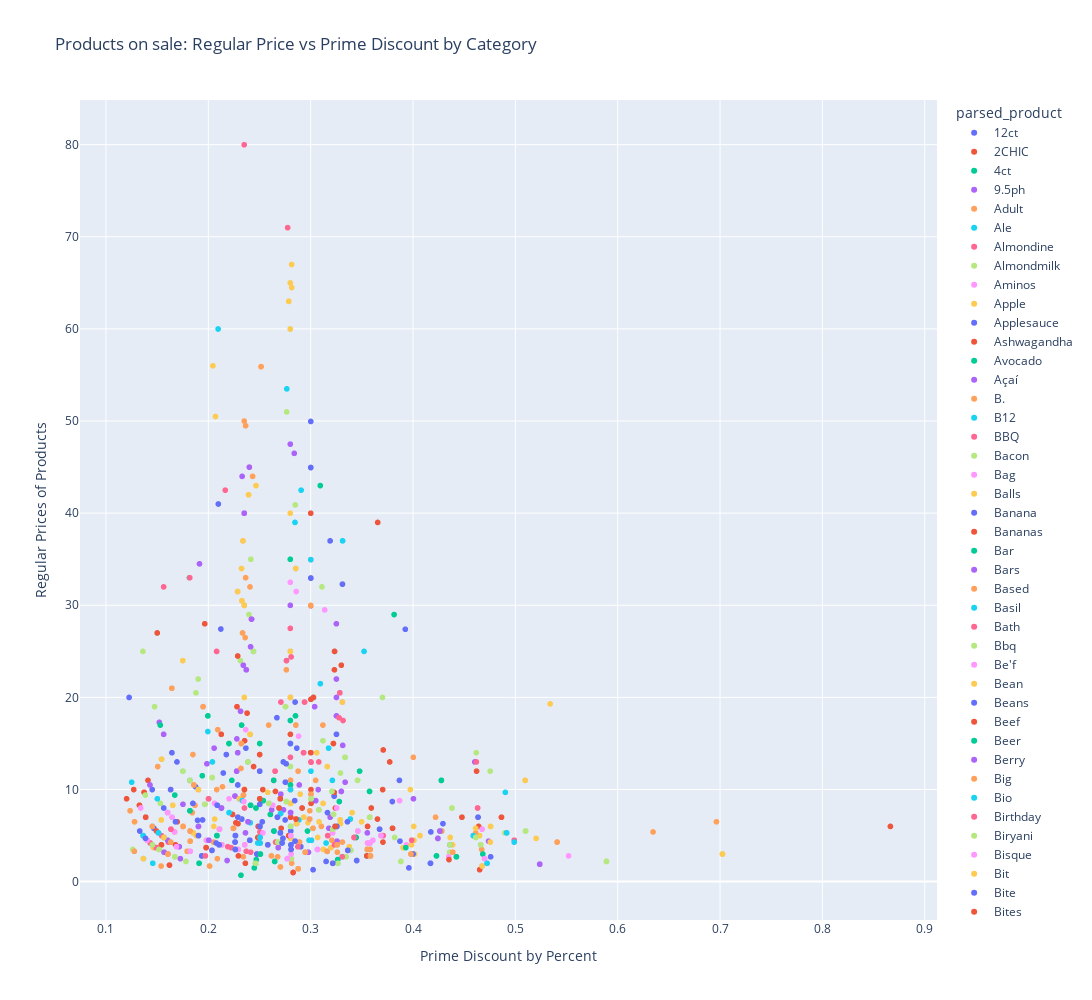

The cell this chart's notebook holds for it:
### Markdown cell above
##### Plotting by our newly identified categories

### Code cell
fig = px.scatter(df.sort_values(by='parsed_product'), x="prime_discount", y="regular", color="parsed_product", title="Products on sale: Regular Price vs Prime Discount by Category", hover_data=['product', 'sale', 'prime'], width=1400, height=1000,
labels={
    "regular": "Regular Prices of Products",
    "prime_discount": "Prime Discount by Percent",
    "discount_bins": "Prime Discount Ranges"
})
fig.show()
